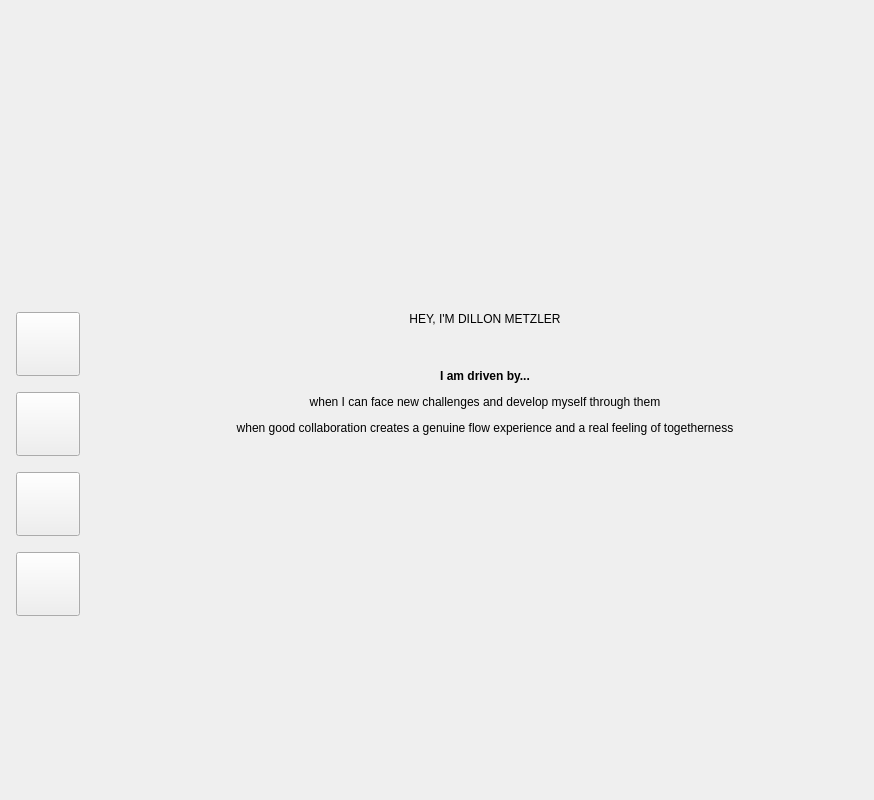
<?xml version="1.0" encoding="UTF-8"?>
<ui version="4.0">
 <class>Hero</class>
 <widget class="QWidget" name="Hero">
  <property name="geometry">
   <rect>
    <x>0</x>
    <y>0</y>
    <width>874</width>
    <height>800</height>
   </rect>
  </property>
  <property name="minimumSize">
   <size>
    <width>0</width>
    <height>800</height>
   </size>
  </property>
  <property name="windowTitle">
   <string>Form</string>
  </property>
  <layout class="QVBoxLayout" name="verticalLayout">
   <property name="spacing">
    <number>0</number>
   </property>
   <property name="leftMargin">
    <number>0</number>
   </property>
   <property name="topMargin">
    <number>192</number>
   </property>
   <property name="rightMargin">
    <number>0</number>
   </property>
   <property name="bottomMargin">
    <number>64</number>
   </property>
   <item>
    <spacer name="verticalSpacer_7">
     <property name="orientation">
      <enum>Qt::Vertical</enum>
     </property>
     <property name="sizeHint" stdset="0">
      <size>
       <width>20</width>
       <height>0</height>
      </size>
     </property>
    </spacer>
   </item>
   <item>
    <widget class="QWidget" name="widget" native="true">
     <layout class="QHBoxLayout" name="horizontalLayout" stretch="0,2">
      <property name="spacing">
       <number>0</number>
      </property>
      <property name="leftMargin">
       <number>0</number>
      </property>
      <property name="topMargin">
       <number>0</number>
      </property>
      <property name="rightMargin">
       <number>0</number>
      </property>
      <property name="bottomMargin">
       <number>0</number>
      </property>
      <item>
       <widget class="QWidget" name="buttonWidget" native="true">
        <layout class="QVBoxLayout" name="verticalLayout_2">
         <property name="spacing">
          <number>16</number>
         </property>
         <property name="leftMargin">
          <number>16</number>
         </property>
         <property name="topMargin">
          <number>16</number>
         </property>
         <property name="rightMargin">
          <number>16</number>
         </property>
         <property name="bottomMargin">
          <number>16</number>
         </property>
         <item>
          <widget class="QPushButton" name="linkedInButton">
           <property name="minimumSize">
            <size>
             <width>64</width>
             <height>64</height>
            </size>
           </property>
           <property name="maximumSize">
            <size>
             <width>64</width>
             <height>64</height>
            </size>
           </property>
           <property name="text">
            <string/>
           </property>
           <property name="iconSize">
            <size>
             <width>32</width>
             <height>32</height>
            </size>
           </property>
          </widget>
         </item>
         <item>
          <widget class="QPushButton" name="itchButton">
           <property name="minimumSize">
            <size>
             <width>64</width>
             <height>64</height>
            </size>
           </property>
           <property name="maximumSize">
            <size>
             <width>64</width>
             <height>64</height>
            </size>
           </property>
           <property name="text">
            <string/>
           </property>
           <property name="iconSize">
            <size>
             <width>32</width>
             <height>32</height>
            </size>
           </property>
          </widget>
         </item>
         <item>
          <widget class="QPushButton" name="gitHubButton">
           <property name="minimumSize">
            <size>
             <width>64</width>
             <height>64</height>
            </size>
           </property>
           <property name="maximumSize">
            <size>
             <width>64</width>
             <height>64</height>
            </size>
           </property>
           <property name="text">
            <string/>
           </property>
           <property name="iconSize">
            <size>
             <width>32</width>
             <height>32</height>
            </size>
           </property>
          </widget>
         </item>
         <item>
          <widget class="QPushButton" name="youTubeButton">
           <property name="minimumSize">
            <size>
             <width>64</width>
             <height>64</height>
            </size>
           </property>
           <property name="maximumSize">
            <size>
             <width>64</width>
             <height>64</height>
            </size>
           </property>
           <property name="text">
            <string/>
           </property>
           <property name="iconSize">
            <size>
             <width>32</width>
             <height>32</height>
            </size>
           </property>
          </widget>
         </item>
        </layout>
       </widget>
      </item>
      <item>
       <widget class="QWidget" name="content" native="true">
        <property name="maximumSize">
         <size>
          <width>16777215</width>
          <height>336</height>
         </size>
        </property>
        <layout class="QVBoxLayout" name="verticalLayout_3">
         <property name="spacing">
          <number>0</number>
         </property>
         <property name="leftMargin">
          <number>0</number>
         </property>
         <property name="topMargin">
          <number>16</number>
         </property>
         <property name="rightMargin">
          <number>0</number>
         </property>
         <property name="bottomMargin">
          <number>0</number>
         </property>
         <item>
          <widget class="QLabel" name="headingLabel">
           <property name="minimumSize">
            <size>
             <width>0</width>
             <height>0</height>
            </size>
           </property>
           <property name="contextMenuPolicy">
            <enum>Qt::PreventContextMenu</enum>
           </property>
           <property name="text">
            <string>HEY, I'M DILLON METZLER</string>
           </property>
           <property name="alignment">
            <set>Qt::AlignCenter</set>
           </property>
          </widget>
         </item>
         <item>
          <spacer name="verticalSpacer_5">
           <property name="orientation">
            <enum>Qt::Vertical</enum>
           </property>
           <property name="sizeType">
            <enum>QSizePolicy::Fixed</enum>
           </property>
           <property name="sizeHint" stdset="0">
            <size>
             <width>20</width>
             <height>32</height>
            </size>
           </property>
          </spacer>
         </item>
         <item>
          <widget class="QLabel" name="textLabel">
           <property name="minimumSize">
            <size>
             <width>0</width>
             <height>88</height>
            </size>
           </property>
           <property name="text">
            <string>&lt;html&gt;&lt;head/&gt;&lt;body&gt;&lt;p&gt;&lt;span style=&quot; font-weight:700;&quot;&gt;I am driven by...&lt;/span&gt;&lt;/p&gt;&lt;p&gt;when I can face new challenges and develop myself through them&lt;/p&gt;&lt;p&gt;when good collaboration creates a genuine flow experience and a real feeling of togetherness&lt;/p&gt;&lt;/body&gt;&lt;/html&gt;</string>
           </property>
           <property name="alignment">
            <set>Qt::AlignCenter</set>
           </property>
          </widget>
         </item>
         <item>
          <spacer name="verticalSpacer_6">
           <property name="orientation">
            <enum>Qt::Vertical</enum>
           </property>
           <property name="sizeType">
            <enum>QSizePolicy::Expanding</enum>
           </property>
           <property name="sizeHint" stdset="0">
            <size>
             <width>20</width>
             <height>0</height>
            </size>
           </property>
          </spacer>
         </item>
        </layout>
       </widget>
      </item>
     </layout>
    </widget>
   </item>
   <item>
    <spacer name="verticalSpacer_8">
     <property name="orientation">
      <enum>Qt::Vertical</enum>
     </property>
     <property name="sizeHint" stdset="0">
      <size>
       <width>20</width>
       <height>0</height>
      </size>
     </property>
    </spacer>
   </item>
  </layout>
 </widget>
 <resources/>
 <connections/>
</ui>
